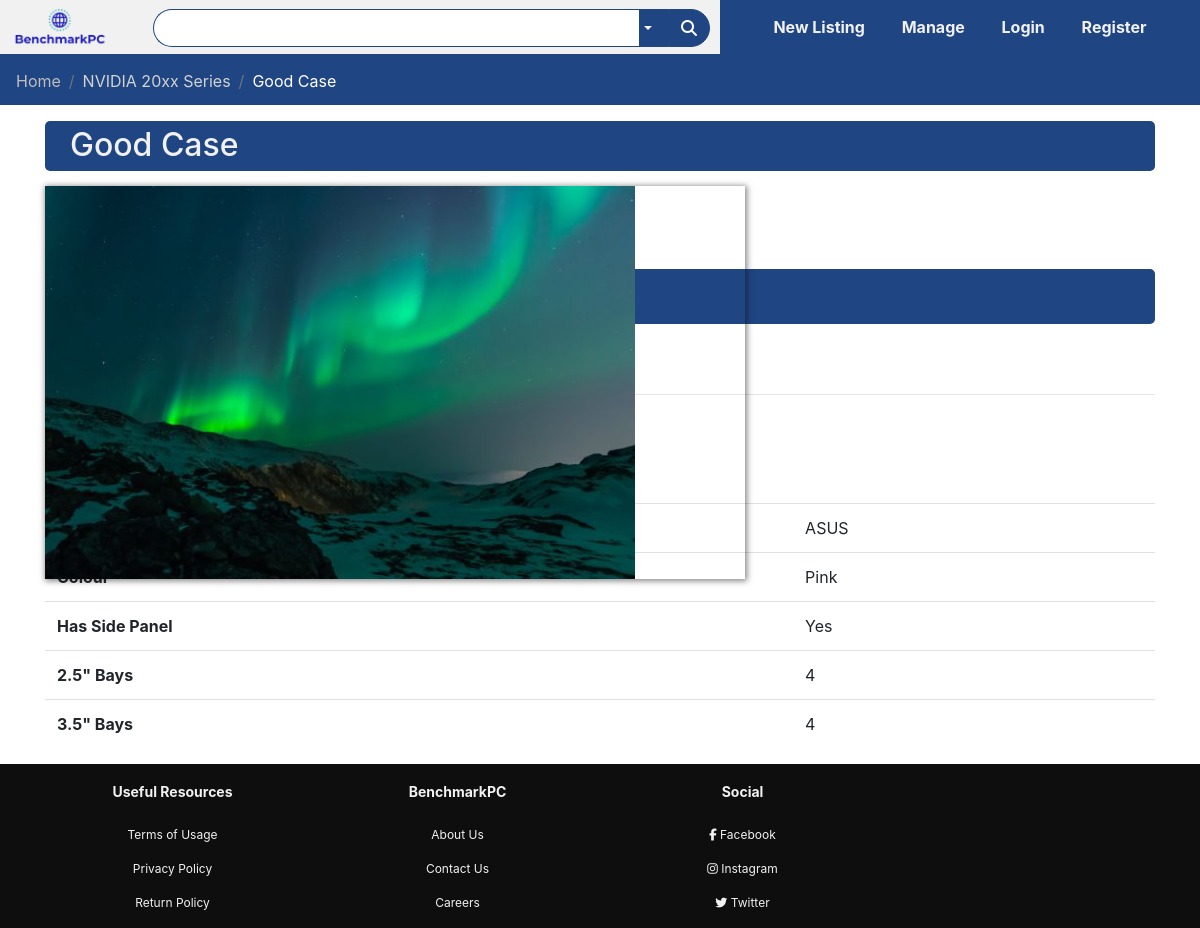
The app's page /listing/2, older data.
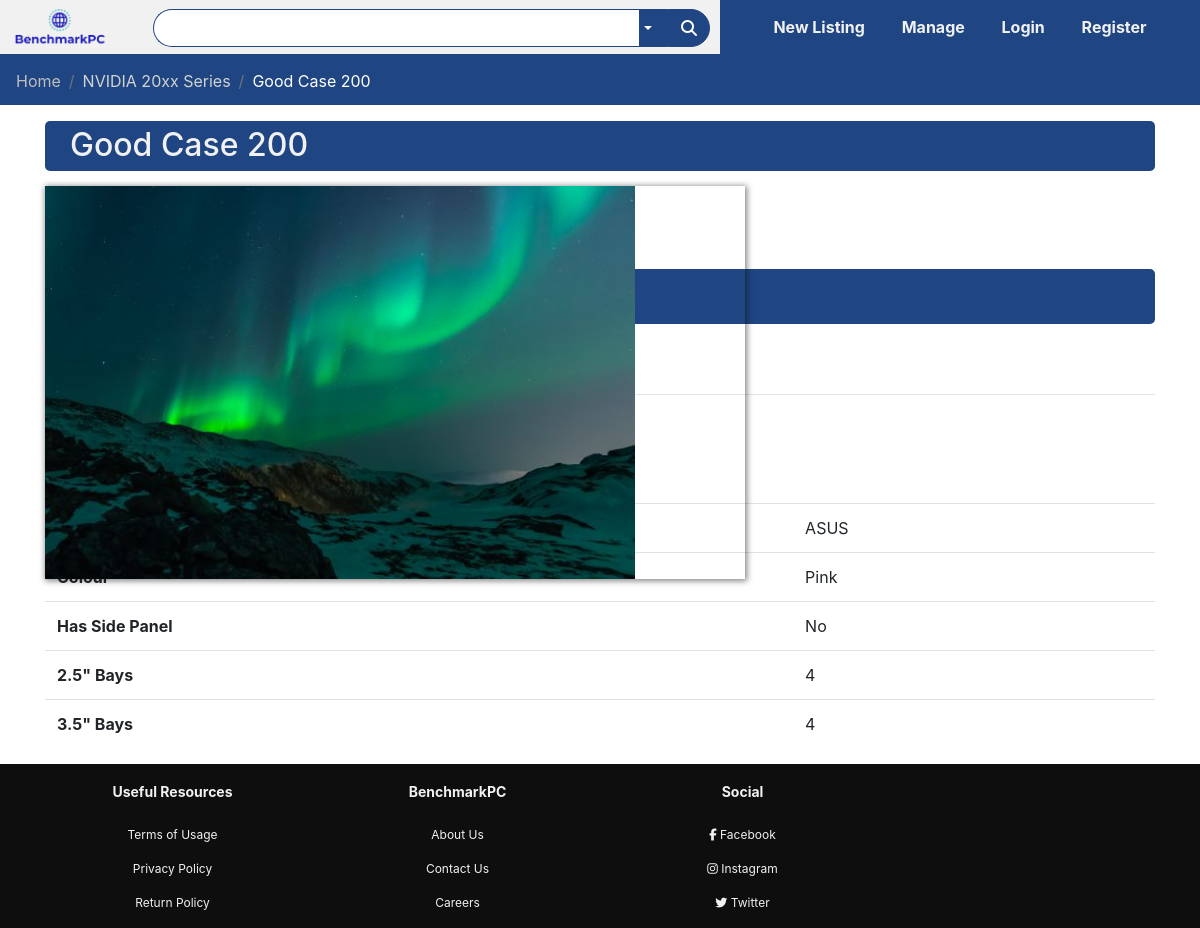
The same page, newer data.
### bench/models.py (models this page shows)
class Listing(db.Model):
    id = db.Column(db.Integer, primary_key=True)
    ListingScore = db.Column(db.Integer, nullable=True)
    ListingState = db.Column(db.Integer, nullable=True, server_default="Open")
    ListingName = db.Column(db.String(80), unique=False, nullable=False)
    ListingPrice = db.Column(db.Numeric, unique=False, nullable=False)
    ListingType = db.Column(db.String(80), unique=False, nullable=False)
    ListingDescription = db.Column(
        db.String(80), unique=False, nullable=False, default="Empty")
    ListingTimeStamp = db.Column(
        db.DateTime, default=datetime.datetime.utcnow(), nullable=False)
    userId = db.Column(db.Integer, db.ForeignKey('user.id'))

class Case(db.Model):
    id = db.Column(db.Integer, primary_key=True)
    manufacturer = db.Column(db.String(80), nullable=False)
    colour = db.Column(db.String(80), nullable=True)
    sidePanel = db.Column(db.String(80), nullable=True)
    internal25Bays = db.Column(db.Integer, nullable=True)
    internal35Bays = db.Column(db.Integer, nullable=True)
    caseListing = db.Column(db.Integer, db.ForeignKey('listing.id'))

### bench/routes.py (the view, shortened to what this page needs)
@app.route('/listing/<id>', methods=['GET','POST'])
def viewListingNumber(id):
    title = "Listing | BenchmarkPC"
    print("Viewing Listing: " + id)
    listing = Listing.query.filter_by(id=id).first_or_404()
    user = User.query.filter_by(id=listing.userId).first()
    date = str(listing.ListingTimeStamp.day) + "/" + str(listing.ListingTimeStamp.month) + "/" + str(listing.ListingTimeStamp.year)
    form = bidForm()
    image = Images.query.filter_by(ImageListing=listing.id).first()
    if(image is not None):
        image =  "\\static\\Images\\" + image.ImageName
    else:
        image = r"\static\placeholder.png"
    if(listing.ListingType == "CPU"):
        details = CPU.query.filter_by(CPUListing=listing.id).first()
        return render_template("ViewListingTemplates/CPUListing.html", title=title,
        listing=listing,user=user,date=date,details=details,form=form, image=image )
    elif(listing.ListingType == "Graphics Card"):
        details = GPU.query.filter_by(GPUListing=listing.id).first()
        return render_template("ViewListingTemplates/GPUListing.html", title=title,
        listing=listing,user=user,date=date,details=details,form=form, image=image)
    elif(listing.ListingType == "CPU Cooler"):
        details = CPUCooler.query.filter_by(CPUCoolerListing=listing.id).first()
        return render_template("ViewListingTemplates/CPUCooler.html", title=title,
        listing=listing,user=user,date=date,details=details,form=form, image=image)
    elif(listing.ListingType == "Memory"):
        details = Memory.query.filter_by(memoryListing=listing.id).first()
        return render_template("ViewListingTemplates/Memory.html", title=title,
        listing=listing,user=user,date=date,details=details,form=form)
    elif(listing.ListingType == "Case"):
        details = Case.query.filter_by(caseListing=listing.id).first()
        return render_template("ViewListingTemplates/Case.html", title=title,
        listing=listing,user=user,date=date,details=details,form=form, image=image)
    elif(listing.ListingType == "Power Supply"):
        details = PowerSupply.query.filter_by(PowerSupplyListing=listing.id).first()
        return render_template("ViewListingTemplates/PowerSupply.html", title=title,
        listing=listing,user=user,date=date,details=details,form=form, image=image)
    elif(listing.ListingType == "Motherboard"):
        details = Motherboard.query.filter_by(MotherboardListing=listing.id).first()
        return render_template("ViewListingTemplates/Motherboard.html", title=title,
        listing=listing,user=user,date=date,details=details,form=form, image=image)
    else:
        return redirect("/")

### forms.py
class bidForm(FlaskForm):
    pass;

### bench/templates/ViewListingTemplates/Case.html
{% extends '/ViewListingTemplates/standardListing.html' %}
{% block specifications %}
<tr>
    <th scope="row">Manufacturer</th>
    <td>{{details.manufacturer}}</td>
</tr>
<tr>
    <th scope="row">Colour</th>
    <td>{{details.colour}}</td>
</tr>
<tr>
    <th scope="row">Has Side Panel</th>
    <td>{{details.sidePanel}}</td>
</tr>
<tr>
        <th scope="row">2.5" Bays</th>
        <td>{{details.internal25Bays}}</td>
    </tr>
    <tr>
            <th scope="row">3.5" Bays</th>
            <td>{{details.internal35Bays}}</td>
        </tr>
{% endblock %}

### bench/templates/ViewListingTemplates/standardListing.html (shortened to what this page needs)
{% extends 'base.html' %}
        {% block breadcrumb %}
        <nav aria-label="breadcrumb">
            <ol class="breadcrumb">
                <li class="breadcrumb-item"><a style="color: rgb(190, 190, 190)" href="/">Home</a></li>
                <li class="breadcrumb-item"><a style="color: rgb(210, 210, 210)" href="#">NVIDIA 20xx Series</a></li>
                <li class="breadcrumb-item active" aria-current="page">{{ listing.ListingName }}</li>
            </ol>
        </nav>
        {% endblock %}
        {% block content %}
        <section class="listing-header">
            <div class="container">
                <div class="listing-header-box">
                    <h2>{{ listing.ListingName }}</h2>
                </div>
            </div>
        </section>
        <section class="product-display">
            <div class="container">
                <div class="row">
                    <div class="col-md-5-5">
                        <div class="product-carousel">
                            <div id="product-carousel" class="carousel slide carousel-fade" data-ride="carousel">
                                <div class="carousel-inner">
                                    <div class="carousel-item active product-carousel-container">
                                    <img src="{{ image }}"   class="" alt="Work Please">
                                    </div>
                                </div>
                            </div>
                        </div>
                    </div>
                </div>
                <div class="price-header-box">
                    <h2>${{ "{0: .2f}".format(listing.ListingPrice)}}</h2>
                </div>
            </div>
        </section>
        <section class="description">
            <div class="container">
                <div class="body-header-box">
                    <h2>Product Description</h2>
                </div>
                <div class="description-body-box">
                </div>
            </div>
        </section>
        <section class="specifications">
            <div class="container">
                <div class="body-header-box">
                    <h2>Specifications</h2>
                </div>
                <div class="specifications-body-box">
                    <table class="table">
                        <tbody>
                            {% block specifications %}
                            {% endblock %}
                        </tbody>
                    </table>
                </div>
            </div>
        </section>
        {% endblock %}

### bench/templates/base.html (shortened to what this page needs)
<!DOCTYPE html>
<html>
    <head>
        <link rel="stylesheet" type="text/css" href="{{ url_for('static',filename='styles/base.css') }}">
        <link rel="stylesheet" href="https://stackpath.bootstrapcdn.com/bootstrap/4.3.1/css/bootstrap.min.css">
    </head>
    <body>
        <div class="nav-bar" style="margin-bottom: 0;">
            <div class="search">
                <a href="/">
                    <img src="/static/logo.PNG" class="logo">
                </a>
                <input form="searchForm" name="searchText" type="text" class="form-control search-bar-form">
                <div class="dropdown">
                    <button class="dropbtn dropdown-toggle" type="button" id="dropdownMenuButton"
                    data-toggle="dropdown" aria-haspopup="true" aria-expanded="false"></button>
                </div>
                <span class="input-group-text search-bar-span">
                    <button type="submit" tabindex="2" form="searchForm" class="search-button-box">
                        <i class="fas fa-search"></i>
                    </button>
                </span>
            </div>
            <div class="menu-bar">
                <ul>
                    <li>
                        <a href="/newListing">New Listing</a>
                        <a href="/manage">Manage</a>
                        {% if current_user.is_authenticated %}
                        <a id="userText">Hello, {{ current_user.username }}</a>
                        <a href="/logout">Logout</a>
                        {% else %}
                        <a href="/login">Login</a>
                        <a href="/register">Register</a>
                        {% endif %}
                    </li>
                </ul>
            </div>
        </div>
        {% block breadcrumb %}
        {% endblock %}
    {% block content %}
    {% endblock %}
        <section class="Footer">
            <div class="text-center footer-box">
                <div class="container resources">
                    <div class="row">
                        <div class="col-md-3">
                            <h2>Useful Resources</h2>
                            <p>Terms of Usage</p>
                            <p>Privacy Policy</p>
                            <p>Return Policy</p>
                        </div>
                        <div class="col-md-3">
                            <h2>BenchmarkPC</h2>
                            <p>About Us</p>
                            <p>Contact Us</p>
                            <p>Careers</p>
                        </div>
                        <div class="col-md-3">
                            <h2>Social</h2>
                            <p>
                                <i class="fab fa-facebook-f"></i>
                                Facebook
                            </p>
                            <p>
                                <i class="fab fa-instagram"></i>
                                Instagram
                            </p>
                            <p>
                                <i class="fab fa-twitter"></i>
                                Twitter
                            </p>
                        </div>
                    </div>
                </div>
            </div>
        </section>
    </body>
</html>

### bench/static/styles/base.css (style rules this page uses)
* { margin: 0; padding: 0; }
body { background-color: #f1f1f1; font-family: sans-serif; }
.nav-bar { height: 57px; top: 0; position: sticky; background: #f1f1f1; margin-bottom: 20px; border-bottom: 3px solid #1f4582; z-index: 5; }
.logo { height: 40px; margin: 7px 12px; }
.search-button-box { overflow: hidden !important; background: rgba(0, 0, 0, 0); border-style: none !important; }
.search-bar-form { margin-top: 9px; margin-left: 30px; border: 1px solid #1f4582 !important; border-right: none !important; border-top-left-radius: 20px !important; border-bottom-left-radius: 20px !important; border-top-right-radius: 0px !important; border-bottom-right-radius: 0px !important; box-shadow: none !important; }
.search-bar-span { background: #1f4582 !important; border: 1px solid #1f4582 !important; margin: 9px 10px 7px 0px !important; border-top-left-radius: 0px !important; border-bottom-left-radius: 0px !important; border-top-right-radius: 20px !important; border-bottom-right-radius: 20px !important; cursor: pointer; }
.search { display: inline-flex; width: 60%; }
.fa-search { color: white; }
.menu-bar { width: 40%; height: 27px; float: right; }
.menu-bar ul li { list-style-type: none; padding: 15px 35px; display: flex; flex-direction: row; justify-content: space-around; flex-wrap: nowrap; background-color: #1f4582; cursor: pointer; }
.menu-bar ul li a { font-size: 16px; font-weight: bold; color: #f1f1f1; text-decoration: none; }
.carousel { box-shadow: 1px 1px 6px 1px rgba(12, 12, 12, 0.5); }
.footer-box { background: rgb(14, 14, 14); color: #f1f1f1; }
.resources h2 { font-weight: bold; font-size: 14px; margin-top: 20px; margin-bottom: 25px; }
.resources p { font-size: 12px; }
.breadcrumb { position: relative; top: -20; border-radius: 0px !important; background-color: #1f4582 !important; }
.breadcrumb-item { color: white !important; }
.listing-header-box { background-color: #1f4582; color: #f1f1f1; border-radius: 5px; height: 50px; }
.listing-header-box h2 { padding: 5px 0px; margin: 0px 25px; }
.product-carousel { width: 700px; padding: 15px 0px; margin-left: 15px; }
.product-carousel-container { display: block; width: 100%; height: auto; position: relative; overflow: hidden; padding: 56.2% 0 0 0; }
.product-carousel-container img { display: block; max-width: 100%; max-height: 100%; position: absolute; top: 0; bottom: 0; left: 0; right: 0; }
.price-header-box { background-color: #1f4582; color: #f1f1f1; border-radius: 5px; height: 55px; clear: both; margin-top: 25px; }
.price-header-box h2 { padding-left: 10px; display: inline; font-size: 36px; }
.body-header-box { margin: 15px 0px; }
.dropbtn { background-color: #1f4582 !important; color: #fff !important; margin-top: 9px !important; height: 38px !important; padding: 5px 15px 5px 5px !important; border: 1px solid #1f4582 !important; border-left: none !important; }
.dropdown { position: relative !important; display: inline-block !important; }

Row changes from the older to the newer data that the page shows:
changed Listing: ListingName "Good Case" → "Good Case 200"
changed Case "ASUS": sidePanel "Yes" → "No"
